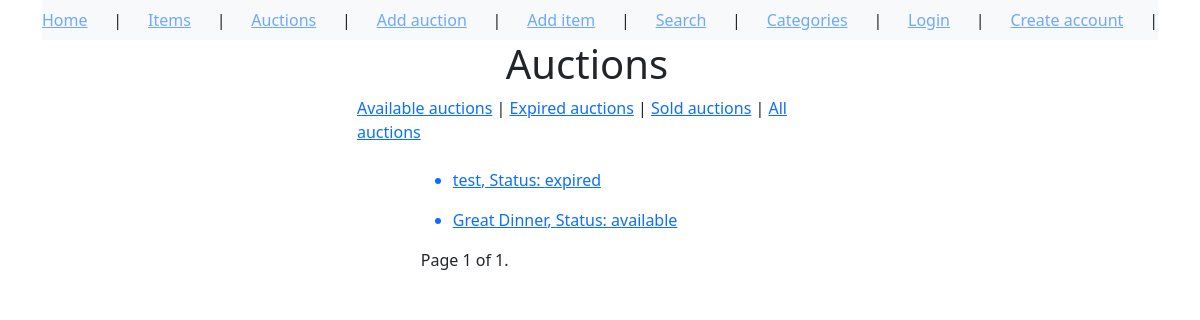
The page /auctions/ on the database as committed earlier.
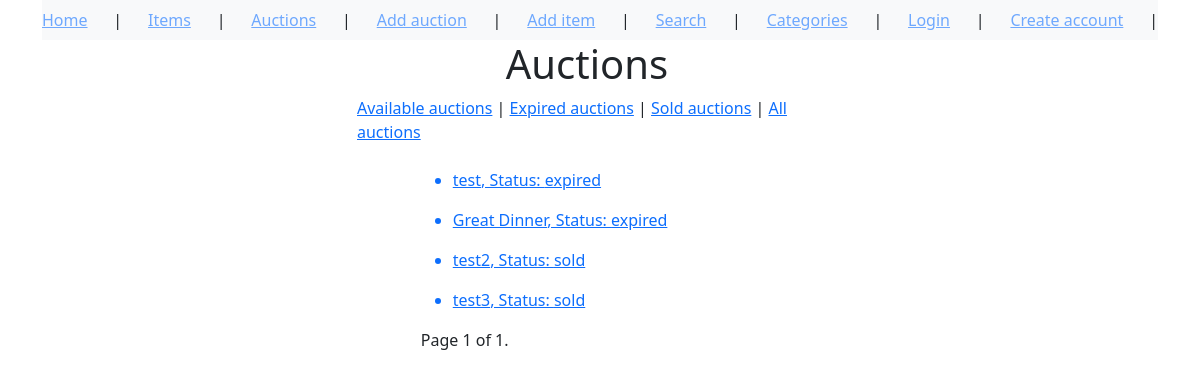
The same page on the database as committed later.
### auctions/models.py (models this page shows, shortened)
class Auction(models.Model):
    CHOICES = (
        ('available', 'available'),
        ('expired', 'expired'),
        ('sold', 'sold'),
    )
    id = models.UUIDField(
        default=uuid.uuid4,
        unique=True,
        primary_key=True,
        editable=False
    )
    name = models.CharField(max_length=255)
    item = models.ForeignKey(Item, on_delete=models.CASCADE)
    min_price = models.DecimalField(max_digits=10, decimal_places=2)
    buy_now_price = models.DecimalField(max_digits=10, decimal_places=2, null=True, blank=True)
    end_date = models.DateTimeField()
    seller = models.ForeignKey(User, on_delete=models.CASCADE, related_name='seller')
    buyer = models.ForeignKey(User, on_delete=models.CASCADE, blank=True, related_name='buyer', null=True)
    status = models.CharField(choices=CHOICES, default='available', max_length=64)

### auctions/views.py (the view)
# urls.py: path('auctions/', auctions.AuctionsList.as_view()),
class AuctionsList(ListView):
    model = Auction
    context_object_name = 'auctions'
    paginate_by = 5
    ordering = 'end_date'
    def get_context_data(self, **kwargs):
        context = super().get_context_data(**kwargs)    # Get default context data
        for auction in context['auctions']:
            if auction.status == 'available':
                if auction.end_date < timezone.now():   # Check if end date is past
                    auction.status = 'expired'
                    auction.save()
                if auction.end_date < timezone.now() and auction.bid_set.count() > 0:
                    auction.status = 'sold'
                    auction.save()
            return context
    def get_template_names(self, **kwargs):
        status = self.request.GET.get('status')     # Get status parameter from the request
        if status == 'expired':
            return 'auctions/expired_auction_list.html'
        elif status == 'available':
            return 'auctions/available_auction_list.html'
        elif status == 'sold':
            return 'auctions/sold_auction_list.html'
        else:
            return 'auctions/auction_list.html'

### templates/auctions/auction_list.html (shortened to what this page needs)
{% extends 'auctions/base_template.html' %}
{% block content %}
<div id="content", name="content", class="main">
    <div class="row justify-content-center">
        <div class="col-5">
<h1>Auctions</h1>
</div>
</div>
</div>
<div id="content", name="content", class="main">
    <div class="row justify-content-center">
        <div class="col-15">
<a href="/auctions/?status=available">Available auctions</a> |
<a href="/auctions/?status=expired">Expired auctions</a> |
<a href="/auctions/?status=sold">Sold auctions</a> |
<a href="/auctions">All auctions</a>
</div>
</div>
</div><br>
<div id="content", name="content", class="main">
    <div class="row justify-content-center">
        <div class="col-9">
{% for auction in auctions %}
<ul>
<a href="/auction/{{ auction.id }}"><li>{{ auction.name }}, Status: {{ auction.status }}</li></a>
</ul>
{% endfor %}
<div class="pagination">
    <span class="step-links">
        <span class="current">
            Page {{ page_obj.number }} of {{ page_obj.paginator.num_pages }}.
        </span>
    </span>
</div>
</div>
</div>
</div>
{% endblock %}

Rows that differ between the two databases and show on the page:
changed Auction "Great Dinner": status "available" → "expired"
added Auction: name "test2", status "sold"
added Auction: name "test3", status "sold"
